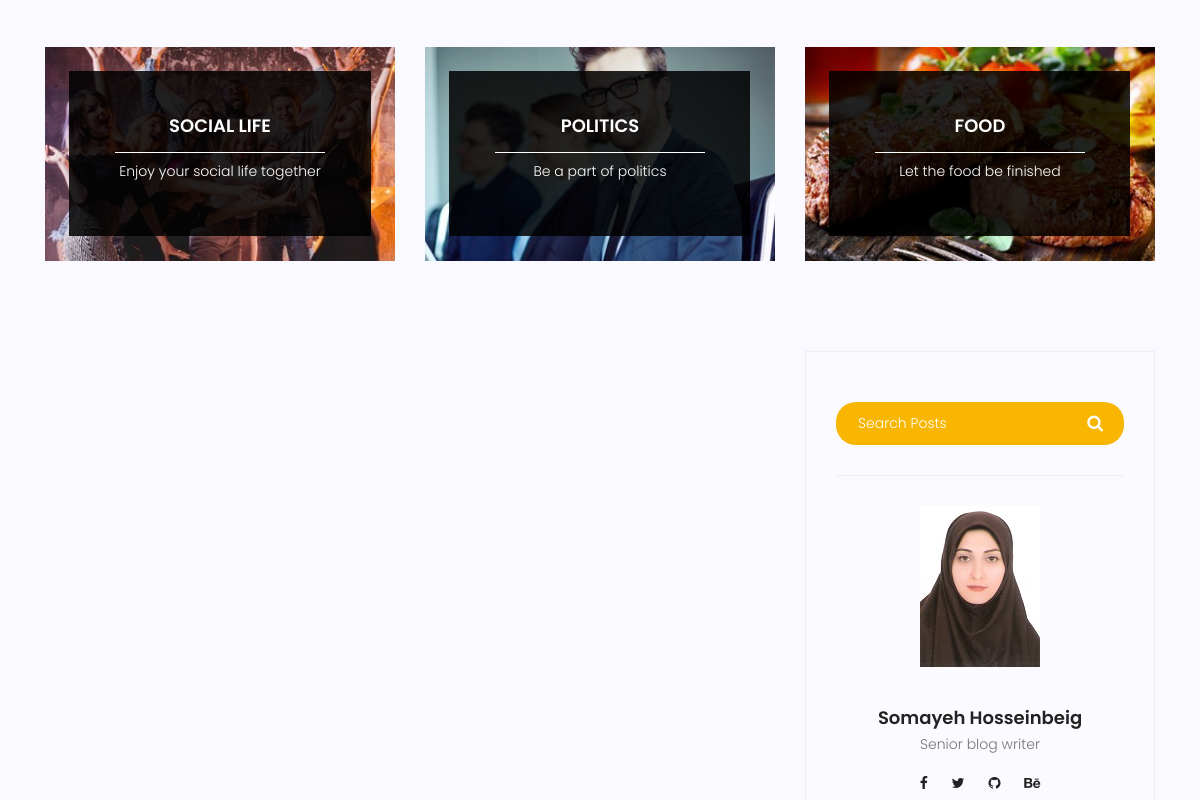
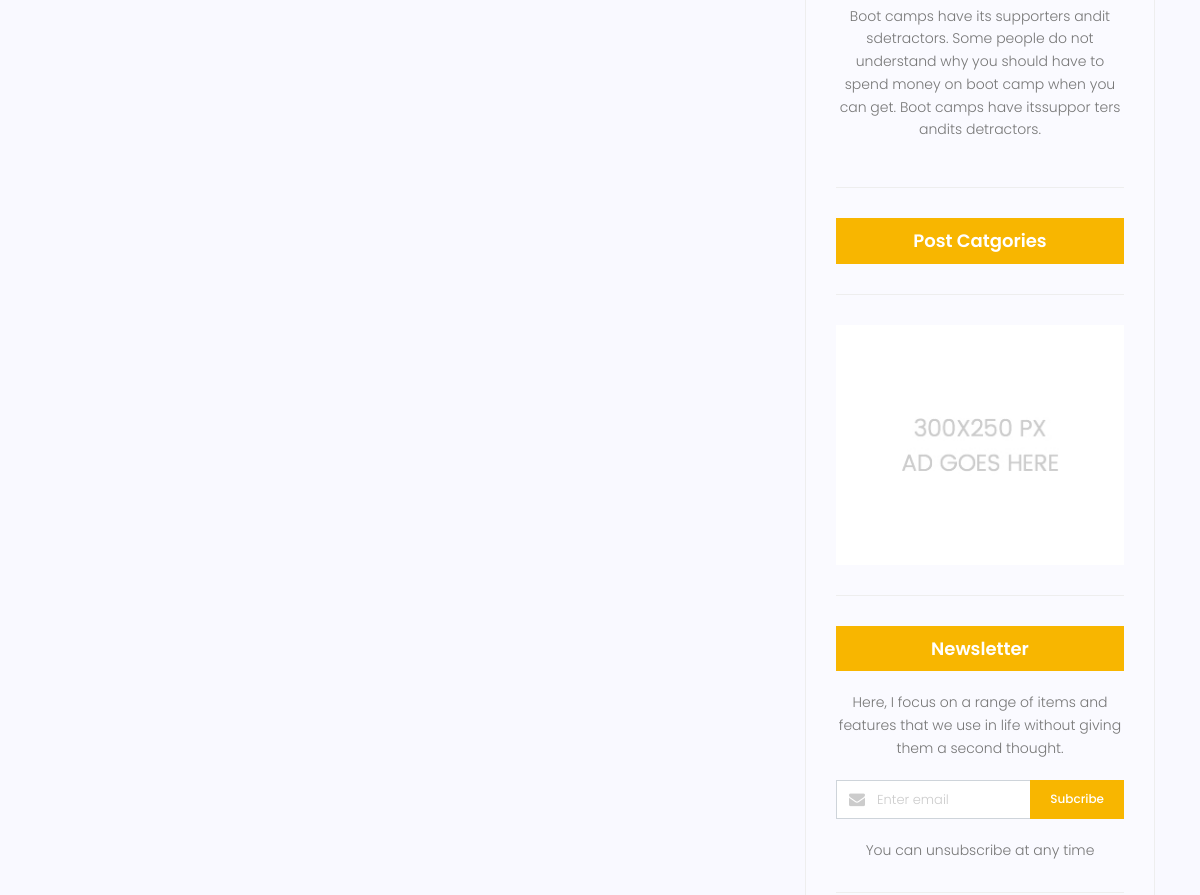
/blog/category/it (middle part), run on an earlier commit of the app's database (2 pictures, top to bottom).
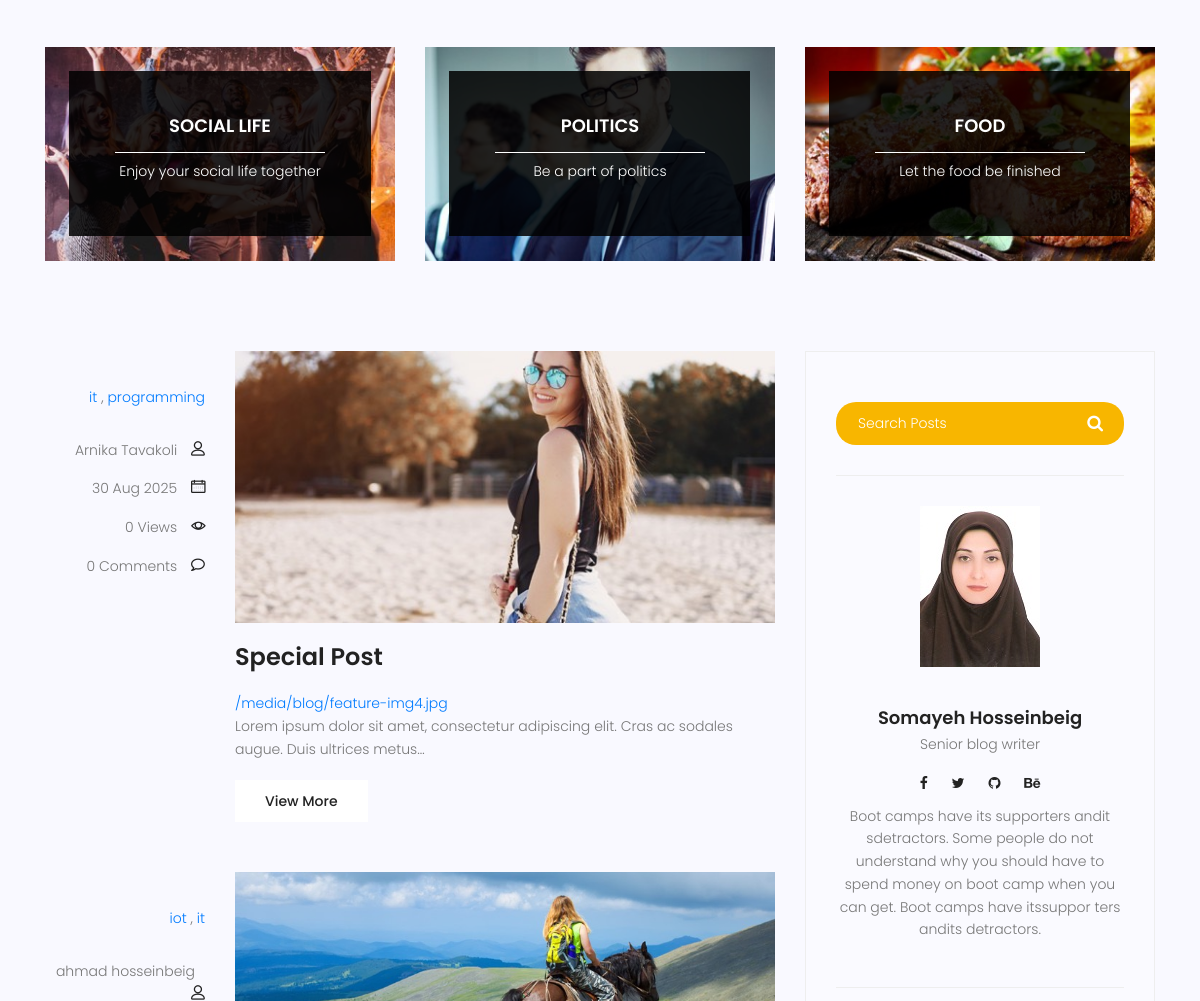
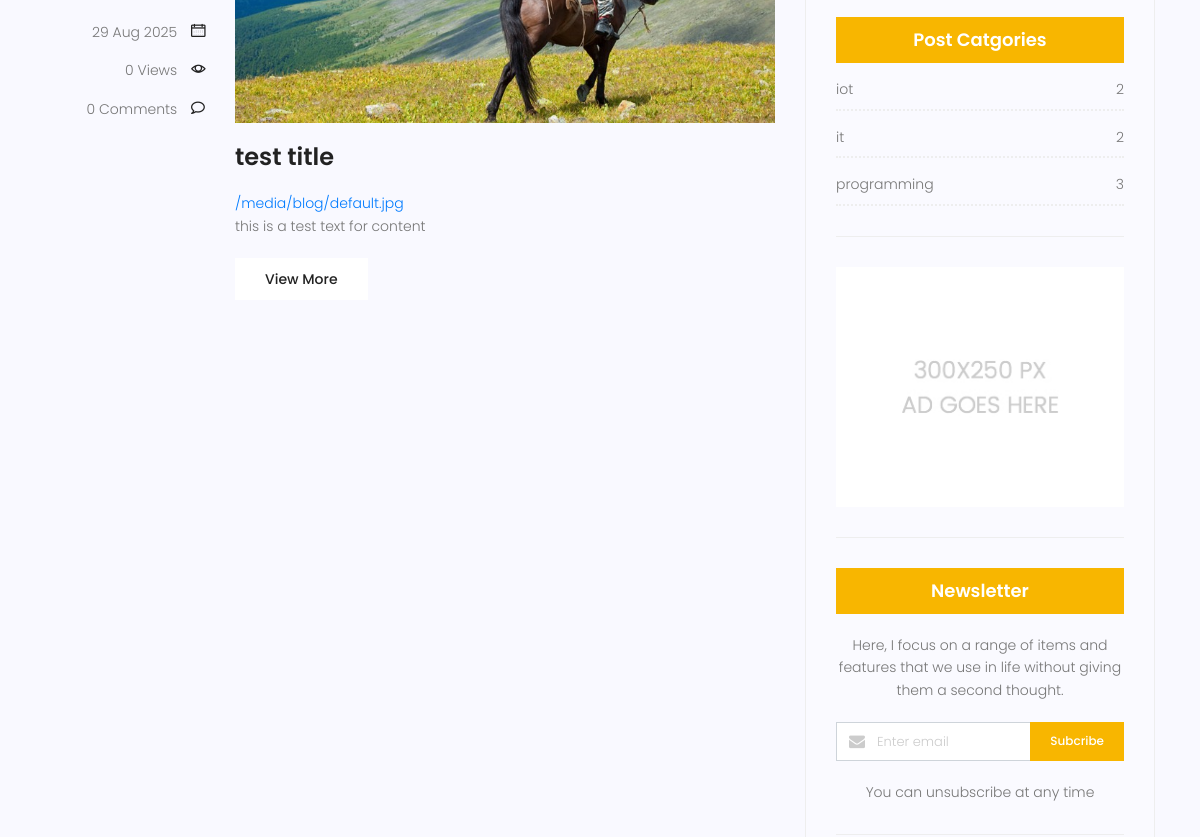
And on a later commit of the database (2 pictures, top to bottom).
### blog/models.py (models this page shows, shortened)
class Category(models.Model):
    name = models.CharField(max_length=255)
    def __str__(self):
        return self.name

class Post(models.Model):
    image = models.ImageField(upload_to='blog/',default='blog/default.jpg')
    author = models.ForeignKey(User,on_delete=models.SET_NULL,null=True)
    title = models.CharField(max_length=255)
    content = models.TextField()
    tags = TaggableManager()
    category = models.ManyToManyField(Category)
    counted_views = models.IntegerField(default=0)
    status = models.BooleanField(default=False)
    login_require = models.BooleanField(default=False)
    published_date = models.DateTimeField(null=True)
    created_date = models.DateTimeField(auto_now_add=True)
    updated_date = models.DateTimeField(auto_now=True)
    class Meta:
        ordering = ['-created_date']
    def snippets(self):
        return self.content[:200] + '...'

### blog/views.py (the view)
# urls.py: path('', blog_view, name='index'),
def blog_view(request,**kwargs):
    posts = Post.objects.filter(status=1).order_by('-published_date')
    if kwargs.get('cat_name') != None:
        posts = posts.filter(category__name=kwargs['cat_name'])
    if kwargs.get('author_username') != None:
        posts = posts.filter(author__username = kwargs['author_username'])
    if kwargs.get('tag_name') != None:
        posts = posts.filter(tags__name__in=[kwargs['tag_name']])
    posts = Paginator(posts,3)
    try:
        page_number = request.GET.get('page')
        posts = posts.get_page(page_number)
    except PageNotAnInteger:
        posts = posts.get_page(1)
    except EmptyPage:
        posts = posts.get_page(1)
    context = {'posts':posts}
    return render(request,'blog/blog-home.html',context)

### blog/templatetags/blog_tags.py (called while the page is built)
@register.simple_tag(name='comments_count')
def function(pid):
    return Comment.objects.filter(post=pid,approved=True).count()

@register.inclusion_tag('blog/blog-post-categories.html')
def postcategories():
    posts = Post.objects.filter(status=1)
    categories = Category.objects.all()
    cat_dict = {}
    for name in categories:
        cat_dict[name]=posts.filter(category=name).count()
    return {'categories':cat_dict}

### templates/blog/blog-home.html (shortened to what this page needs)
{% extends 'base.html' %}
{% load static %}
{% load blog_tags %}
{% block content %}
<section class="top-category-widget-area pt-90 pb-90 ">
	<div class="container">
		<div class="row">
			<div class="col-lg-4">
				<div class="single-cat-widget">
					<div class="content relative">
						<div class="overlay overlay-bg"></div>
						<a href="#" target="_blank">
							<div class="thumb">
								<img class="content-image img-fluid d-block mx-auto" src="{% static 'img/blog/cat-widget1.jpg' %}"
									alt="">
							</div>
							<div class="content-details">
								<h4 class="content-title mx-auto text-uppercase">Social life</h4>
								<span></span>
								<p>Enjoy your social life together</p>
							</div>
						</a>
					</div>
				</div>
			</div>
			<div class="col-lg-4">
				<div class="single-cat-widget">
					<div class="content relative">
						<div class="overlay overlay-bg"></div>
						<a href="#" target="_blank">
							<div class="thumb">
								<img class="content-image img-fluid d-block mx-auto" src="{% static 'img/blog/cat-widget2.jpg' %}"
									alt="">
							</div>
							<div class="content-details">
								<h4 class="content-title mx-auto text-uppercase">Politics</h4>
								<span></span>
								<p>Be a part of politics</p>
							</div>
						</a>
					</div>
				</div>
			</div>
			<div class="col-lg-4">
				<div class="single-cat-widget">
					<div class="content relative">
						<div class="overlay overlay-bg"></div>
						<a href="#" target="_blank">
							<div class="thumb">
								<img class="content-image img-fluid d-block mx-auto" src="{% static 'img/blog/cat-widget3.jpg' %}"
									alt="">
							</div>
							<div class="content-details">
								<h4 class="content-title mx-auto text-uppercase">Food</h4>
								<span></span>
								<p>Let the food be finished</p>
							</div>
						</a>
					</div>
				</div>
			</div>
		</div>
	</div>
</section>
<section class="post-content-area">
	<div class="container">
		<div class="row">
			<div class="col-lg-8 posts-list">
				{% for post in posts %}
				<div class="single-post row">
					<div class="col-lg-3  col-md-3 meta-details">
						<ul class="tags">
							{% for cat in post.category.all %}
								<a href="{% url 'blog:category' cat_name=cat.name %}">{{cat.name}}</a> {% if not forloop.last %},{% endif %}
							{% endfor %}
						</ul>
						<div class="user-details row">
							<p class="user-name col-lg-12 col-md-12 col-6"><a href="{% url 'blog:author' author_username=post.author.username %}">{{post.author.get_full_name}}</a> <span
									class="lnr lnr-user"></span></p>
							<p class="date col-lg-12 col-md-12 col-6"><a href="#">{{post.published_date|date:"d M Y"}}</a> <span
									class="lnr lnr-calendar-full"></span></p>
							<p class="view col-lg-12 col-md-12 col-6"><a href="#">{{post.counted_views}} Views</a> <span
									class="lnr lnr-eye"></span></p>
							<p class="comments col-lg-12 col-md-12 col-6"><a href="#">{% comments_count post.id %} Comments</a> <span
									class="lnr lnr-bubble"></span></p>
						</div>
					</div>
					<div class="col-lg-9 col-md-9 ">
						<div class="feature-img">
							<img class="img-fluid" src="{{post.image.url}}" alt="">
						</div>
						<a class="posts-title" href="{% url 'blog:single' pid=post.id %}">
							<h3>{{post.title}}</h3>
							{{post.image.url}}
						</a>
						<p class="excert">
							 {{post.content|truncatechars:100}}
						</p>
						<a href="{% url 'blog:single' pid=post.id %}" class="primary-btn">View More</a>
					</div>
				</div>
				{% endfor %}
				<nav class="blog-pagination justify-content-center d-flex">
				</nav>
			</div>
			<div class="col-lg-4 sidebar-widgets">
				<div class="widget-wrap">
					{% include 'blog/blog-search.html' %}
					{% include 'blog/blog-writer.html' %}
					{% postcategories %}
					{% include 'blog/blog-ads.html' %}
					{% include 'blog/blog-newsletter.html' %}
				</div>
			</div>
		</div>
	</div>
</section>
{% endblock %}

### templates/base.html (shortened to what this page needs)
{% load static %}
<!DOCTYPE html>
<html lang="zxx" class="no-js">
<head>
    <link rel="stylesheet" href="{% static 'css/linearicons.css' %}">
    <link rel="stylesheet" href="{% static 'css/font-awesome.min.css' %}">
    <link rel="stylesheet" href="{% static 'css/bootstrap.css' %}">
    <link rel="stylesheet" href="{% static 'css/magnific-popup.css' %}">
    <link rel="stylesheet" href="{% static 'css/jquery-ui.css' %}">
    <link rel="stylesheet" href="{% static 'css/nice-select.css' %}">
    <link rel="stylesheet" href="{% static 'css/animate.min.css' %}">
    <link rel="stylesheet" href="{% static 'css/owl.carousel.css' %}">
    <link rel="stylesheet" href="{% static 'css/main.css' %}">
</head>
<body>
    {% block content %}
    {% endblock %}
</body>
</html>

### templates/blog/blog-search.html
{% load static %}
<div class="single-sidebar-widget search-widget">
    <form class="search-form" action="{% url 'blog:search' %}" method="get">
        <input placeholder="Search Posts" name="s" type="text" onfocus="this.placeholder = ''"
            onblur="this.placeholder = 'Search Posts'">
        <button type="submit"><i class="fa fa-search"></i></button>
    </form>
</div>

### templates/blog/blog-writer.html
{% load static %}
<div class="single-sidebar-widget user-info-widget">
						<img src="{% static 'img/blog/user-info.jpg' %}" alt="">
						<a href="#">
							<h4>Somayeh Hosseinbeig</h4>
						</a>
						<p>
							Senior blog writer
						</p>
						<ul class="social-links">
							<li><a href="#"><i class="fa fa-facebook"></i></a></li>
							<li><a href="#"><i class="fa fa-twitter"></i></a></li>
							<li><a href="#"><i class="fa fa-github"></i></a></li>
							<li><a href="#"><i class="fa fa-behance"></i></a></li>
						</ul>
						<p>
							Boot camps have its supporters andit sdetractors. Some people do not understand why you
							should have to spend money on boot camp when you can get. Boot camps have itssuppor ters
							andits detractors.
						</p>
					</div>

### templates/blog/blog-post-categories.html
{% load static %}
<div class="single-sidebar-widget post-category-widget">
						<h4 class="category-title">Post Catgories</h4>
						<ul class="cat-list">
							{% for name,count in categories.items %}
							<li>
								<a href="{% url 'blog:category' cat_name=name %}" class="d-flex justify-content-between">
									<p>{{name}}</p>
									<p>{{count}}</p>
								</a>
							</li>
							{% endfor %}
						</ul>
					</div>

### templates/blog/blog-ads.html
{% load static %}
<div class="single-sidebar-widget ads-widget">
    <a href="#"><img class="img-fluid" src="{% static 'img/blog/ads-banner.jpg' %}" alt=""></a>
</div>

### templates/blog/blog-newsletter.html
{% load static %}
<div class="single-sidebar-widget newsletter-widget">
    <h4 class="newsletter-title">Newsletter</h4>
    <p>
        Here, I focus on a range of items and features that we use in life without
        giving them a second thought.
    </p>
    <div class="form-group d-flex flex-row">
        <div class="col-autos">
            <div class="input-group">
                <div class="input-group-prepend">
                    <div class="input-group-text"><i class="fa fa-envelope" aria-hidden="true"></i>
                    </div>
                </div>
                <input type="text" class="form-control" id="inlineFormInputGroup" placeholder="Enter email"
                    onfocus="this.placeholder = ''" onblur="this.placeholder = 'Enter email'">
            </div>
        </div>
        <a href="#" class="bbtns">Subcribe</a>
    </div>
    <p class="text-bottom">
        You can unsubscribe at any time
    </p>
</div>

What changed in the data, as far as the page shows it:
added Post: author.get_full_name "Arnika Tavakoli", published_date "30 Aug 2025", counted_views "0", id "0", image (picture), title "Special Post", image "/media/blog/feature-img4.jpg", content "Lorem ipsum dolor sit amet, consectetur adipiscing elit. Cras ac sodales augue. Duis ultrices metus…"
added Category: name "it", id "2"
added Category: name "programming", id "3"
now on this page (row edited): Post: author.get_full_name "ahmad hosseinbeig", published_date "29 Aug 2025", counted_views "0", id "0", image (placeholder picture), title "test title", image "/media/blog/default.jpg", content "this is a test text for content"
added Category: name "iot", count "2"
